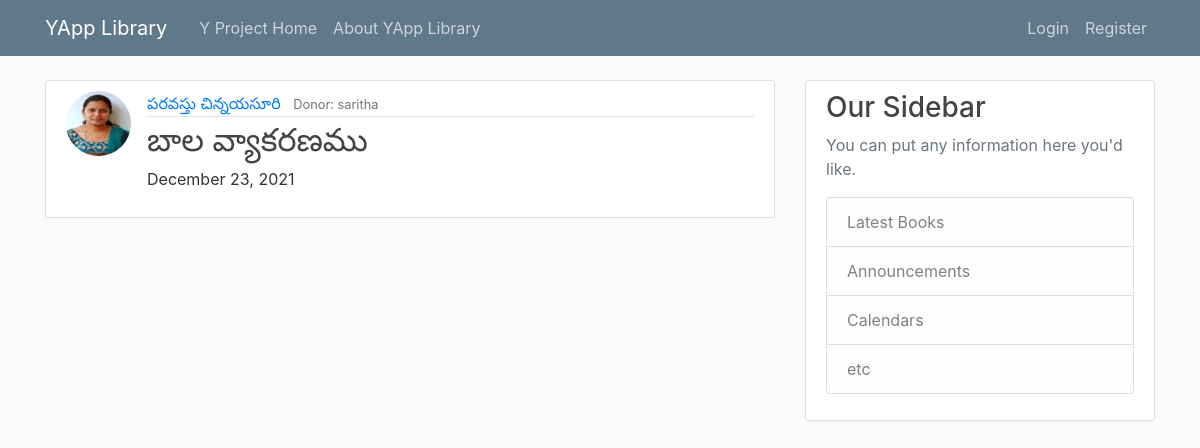
The app's page /book/17/ with its own data.
### yapp/models.py (models this page shows, shortened)
class Book(models.Model):
    title = models.CharField(max_length = 100)
    author = models.CharField(max_length = 100)
    donor = models.ForeignKey(User, on_delete = models.CASCADE)
    date_barrowed = models.DateTimeField(default = timezone.now)

### rapp/models.py (models this page shows, shortened)
class Profile(models.Model):
    user = models.OneToOneField(User, on_delete=models.CASCADE)
    image = models.ImageField(default='default.jpg', upload_to='profile_pics')

### yapp/views.py (the view)
# urls.py: path('book/<int:pk>/', BookDetailView.as_view(), name='book-detail'),
class BookDetailView(DetailView):
    model = Book

### yapp/templates/yapp/book_detail.html (shortened to what this page needs)
{% extends "yapp/bootstrap.html" %}
        {% block content %}
            <article class="media content-section">
            {% if object.donor.profile.image %}
            <img class="rounded-circle article-img" src="{{ object.donor.profile.image.url }} ">
            {% else %}
            <img class="rounded-circle article-img" src="media/noprofile.jpg">
            {% endif %}
            <div class="media-body">
                <div class="article-metadata">
                <a class="mr-2" href="#">{{ object.author }}</a>
                <small class="text-muted"> Donor: {{ object.donor }}</small>
                </div>
                <h2 class="article-title">{{ object.title }}</h2>
                <p class="article-content">{{ object.date_barrowed|date:"F d, Y" }}</p>
            </div>
            </article>
        {% endblock %}

### yapp/static/yapp/main.css (style rules this page uses)
body { background: #fafafa; color: #333333; margin-top: 5rem; }
h1, h2, h3, h4, h5, h6 { color: #444444; }
.content-section { background: #ffffff; padding: 10px 20px; border: 1px solid #dddddd; border-radius: 3px; margin-bottom: 20px; }
.article-title { color: #444444; }
.article-content { white-space: pre-line; }
.article-img { height: 65px; width: 65px; margin-right: 16px; }
.article-metadata { padding-bottom: 1px; margin-bottom: 4px; border-bottom: 1px solid #e3e3e3 }

### records on screen
Book: donor.profile.image (picture), author "పరవస్తు చిన్నయసూరి", donor "saritha", title "బాల వ్యాకరణము", date_barrowed "December 23, 2021"
